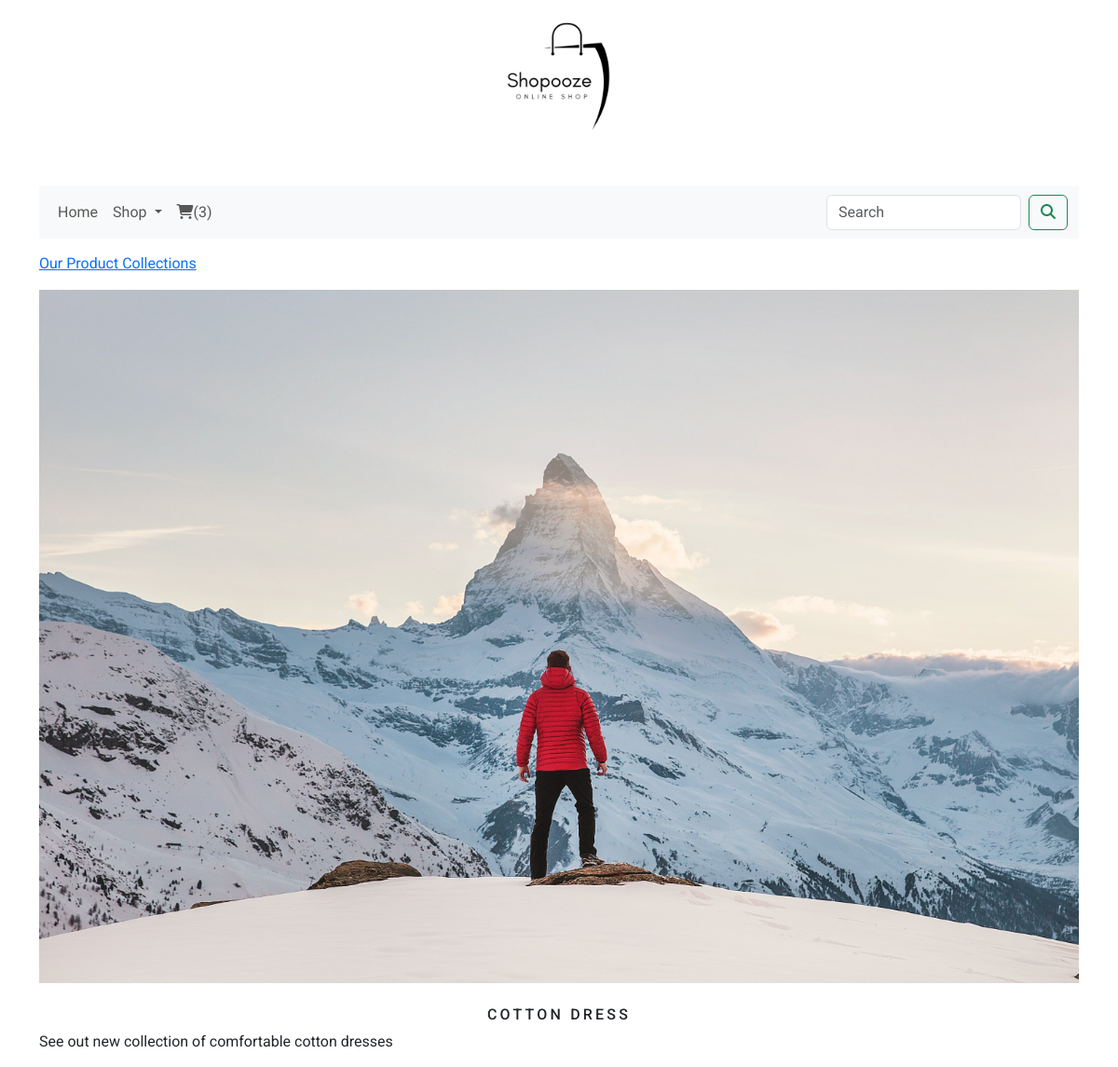
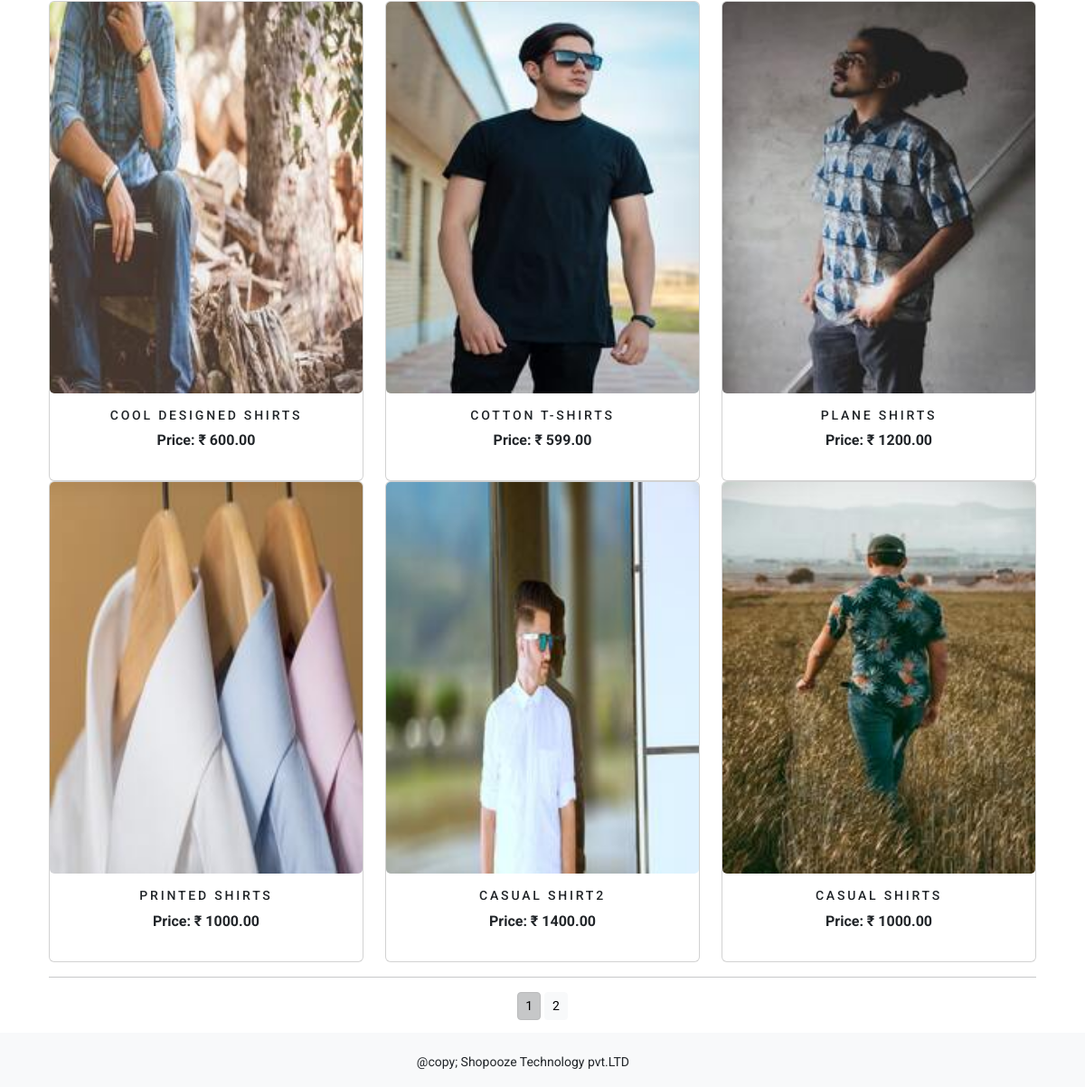
The app's page /ecommerce_app/cotton-dress/ with its own data (2 pictures, top to bottom).
### ecommerce_app/models.py (models this page shows, shortened)
class Category(models.Model):
    name = models.CharField(max_length=250, unique=True)
    slug = models.SlugField(max_length=250, unique=True)
    description = models.TextField(blank=True)
    image = models.ImageField(upload_to='category', blank=True)
    class Meta:
        ordering = ('name',)
        verbose_name = 'category'
        verbose_name_plural = 'categories'
    def get_url(self):
        return reverse('ecommerce_app:products_by_category', args=[self.slug])

class Product(models.Model):
    name = models.CharField(max_length=250, unique=True)
    slug = models.SlugField(max_length=250, unique=True)
    description = models.TextField(blank=True)
    price = models.DecimalField(max_digits=10, decimal_places=2)
    category = models.ForeignKey(Category, on_delete=models.CASCADE)
    image = models.ImageField(upload_to='product', blank=True)
    stock = models.IntegerField()
    available = models.BooleanField(default=True)
    created = models.DateTimeField(auto_now_add=True)
    updated = models.DateTimeField(auto_now=True)
    def get_url(self):
        return reverse('ecommerce_app:proDetailCat', args=[self.category.slug, self.slug])
    class Meta:
        ordering = ('name',)
        verbose_name = 'product'
        verbose_name_plural = 'products'

### ecommerce_app/views.py (the view)
# urls.py: path('', views.allProdCat, name='allProdCat'),
def allProdCat(request, c_slug=None):
    c_page = None
    products_list = None
    if c_slug != None:
        c_page = get_object_or_404(Category, slug=c_slug)
        products_list = Product.objects.all().filter(category=c_page, available=True)
    else:
        products_list = Product.objects.all().filter(available=True)
    paginator = Paginator(products_list, 6)
    try:
        page = int(request.GET.get('page', '1'))
    except:
        page = 1
    try:
        products = paginator.page(page)
    except(EmptyPage, InvalidPage):
        products = paginator.page(paginator.num_pages)
    return render(request, "category.html", {'category': c_page, 'products': products})

### cart/context_processors.py (called while the page is built)
def counter(request):
    item_count = 0
    if 'admin' in request.path:
        return {}
    else:
        try:
            cart = Cart.objects.filter(cart_id=_cart_id(request))
            car_items = CartItem.objects.all().filter(cart=cart[:1])
            for cart_item in car_items:
                item_count += cart_item.quantity
        except Cart.DoesNotExist:
            item_count = 0
    return dict(item_count=item_count)

### cart/views.py (called while the page is built)
def _cart_id(request):
    cart = request.session.session_key
    if not cart:
        cart = request.session.create()
        return cart

### ecommerce_app/context_processors.py (called while the page is built)
def menu_links(request):
    links = Category.objects.all()
    return dict(links=links)

### templates/category.html (shortened to what this page needs)
{% extends 'base.html' %}
{% load static %}
{% block content %}
{% if category %}
    <div>
        <div class="row my_row_class">
            <div class="mx-auto">
            <p><a href="{% url 'ecommerce_app:allProdCat' %}">Our Product Collections</a> </p>
        </div>
            </div>
    </div>
{% endif %}
 <div class="mx_auto">
     {% if category %}
         <img class="my_image" src="{{category.image.url}}" alt="{{category.name}}"width=1325px height=400px>
 </div>
<br>
<div>
    <h1 class="text-center my_title">{{category.name}}</h1>
    <p class="text-justify">{{category.description}}</p>
</div>
{% endif %}
<div class="container">
    <div class="row max_auto">
        {% for product in products.object_list %}
        <div class="my_bottom_margin col-9 col-sm-12 col-md-4 xol-lg-4">
            <div class="card text-center" style="min-width:18rem;">
                <a href="{{product.get_url}}"> <img class="card-img my_image" src="{{product.image.url}}" alt="{{product.name}}" ></a>
                <div class="card-body">
                  <h4>{{product.name}}</h4>
                    <p><b>Price: &#8377; {{product.price}}</b></p>
                </div>
            </div>
        </div>
        {% endfor %}
    </div>
    <div class="mx-auto">
        {% if products.paginator.num_pages > 1 %}
        <hr>
        <div class="text-center">
            {% for pg in products.paginator.page_range %}
            <a href="?page={{pg}}" class="btn btn-light btn-sm {% if products.number == pg %}active{% endif %}">{{pg}}</a>
            {% endfor %}
        </div>
        {% endif %}
    </div>
    <br>
</div>
{% endblock %}

### static/css/custom.css (style rules this page uses)
body { font-family: 'Roboto', sans-serif; }
.my_row_class { padding-top: 15px; }
.my_image { width:100%; height:auto; }
.my_title { font-size: 16px; text-transform: uppercase; letter-spacing: .2em; }
.my_bottom_margin { bottom-margin:10px; }
.card-body h4 { font-size:14px; text-transform:uppercase; letter-spacing: .2em; }

### records on screen
Category: image (picture), name "COTTON DRESS", description "See out new collection of comfortable cotton dresses"
Product: image (picture), name "COOL DESIGNED SHIRTS", price "600.00"
Product: image (picture), name "COTTON T-SHIRTS", price "599.00"
Product: image (picture), name "PLANE SHIRTS", price "1200.00"
Product: image (picture), name "PRINTED SHIRTS", price "1000.00"
Product: image (picture), name "CASUAL SHIRT2", price "1400.00"
Product: image (picture), name "CASUAL SHIRTS", price "1000.00"

### other values on screen
{{ item_count }} "3"
{{ pg }} "1" "2"
